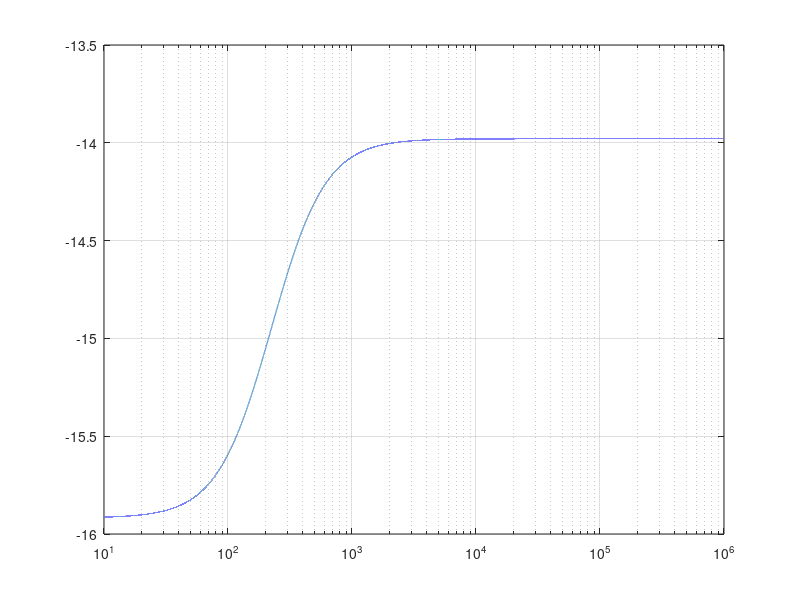

This figure's MATLAB source:
w=logspace(1, 6,100000);  
r1=20000;
r2=5000;
c=0.00000025;
rp=(r1*r1)./(r1+r2);
w1=1./(c*r1);
wp=1./(c*rp);
Magnitude= 20*log10((r2./(r1+r2))*(sqrt(1 + (w1./w).^2)./sqrt(1 +(wp./w).^2)));
semilogx(w, Magnitude), grid
